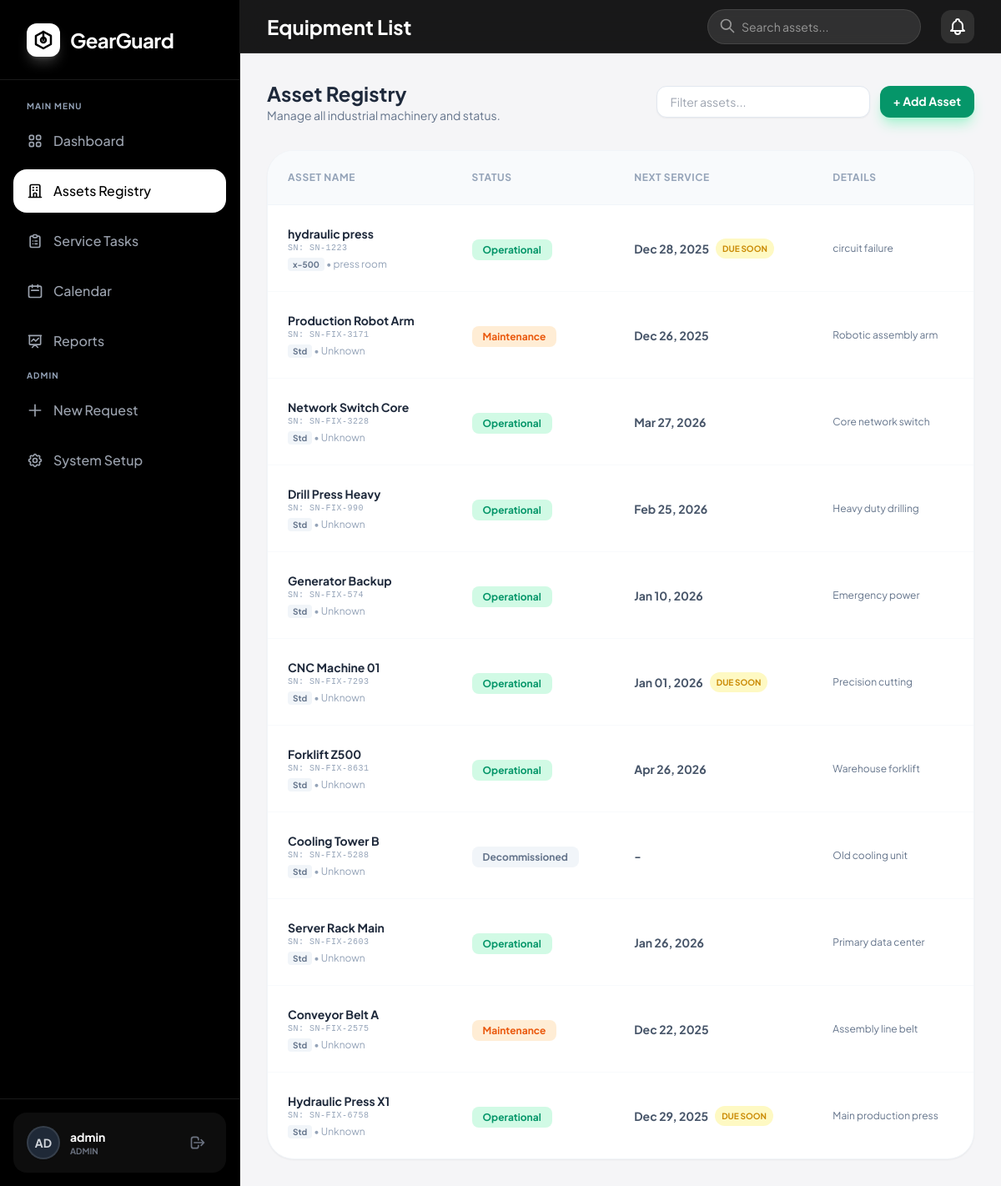
/equipment_list.php (signed in), run on the app's committed database.
### tables this page shows
CREATE TABLE `equipment` (
  `id` int(11) NOT NULL,
  `name` varchar(100) NOT NULL,
  `serial_number` varchar(100) DEFAULT NULL,
  `model` varchar(100) DEFAULT NULL,
  `location` varchar(100) DEFAULT NULL,
  `preferred_tech_id` int(11) DEFAULT NULL,
  `team_id` int(11) DEFAULT NULL,
  `status` enum('Operational','Maintenance','Decommissioned') DEFAULT 'Operational',
  `next_service_date` date DEFAULT NULL,
  `purchase_date` date DEFAULT NULL,
  `description` text DEFAULT NULL
);

### auth.php (called while the page is built, shortened)
<?php
function hasRole($roles)
{
    return isset($_SESSION['role']) && in_array($_SESSION['role'], $roles);
}
?>

### equipment_list.php (the view, shortened to what this page needs)
<?php
include 'db.php';
include 'header.php';
try {
    $assets = $pdo->query("SELECT * FROM equipment ORDER BY id DESC")->fetchAll();
} catch (Exception $e) {
    $assets = [];
}
?>
<div class="flex justify-between items-center mb-8">
    <div>
        <h2 class="text-2xl font-bold text-slate-800">Asset Registry</h2>
        <p class="text-slate-500 text-sm">Manage all industrial machinery and status.</p>
    </div>
    <div class="flex space-x-3">
        <input type="text" id="assetSearch" placeholder="Filter assets..."
            class="border border-slate-200 rounded-xl px-4 py-2 text-sm outline-none focus:border-emerald-500 w-64 shadow-sm bg-white">
        <?php if (hasRole(['Admin'])): ?>
            <a href="add_asset.php"
                class="bg-emerald-600 text-white px-4 py-2 rounded-xl font-bold shadow-lg shadow-emerald-200 hover:bg-emerald-700 transition-all text-sm">
                + Add Asset
            </a>
        <?php endif; ?>
    </div>
</div>
<div class="bg-white rounded-[2rem] shadow-sm border border-slate-100 overflow-hidden">
    <table class="w-full text-left border-collapse">
        <thead class="bg-slate-50 border-b border-slate-100">
            <tr>
                <th class="p-6 text-xs font-bold text-slate-400 uppercase tracking-wider">Asset Name</th>
                <th class="p-6 text-xs font-bold text-slate-400 uppercase tracking-wider">Status</th>
                <th class="p-6 text-xs font-bold text-slate-400 uppercase tracking-wider">Next Service</th>
                <th class="p-6 text-xs font-bold text-slate-400 uppercase tracking-wider">Details</th>
            </tr>
        </thead>
        <tbody id="assetTableBody" class="divide-y divide-slate-50">
            <?php foreach ($assets as $a): ?>
                <?php
                $statusColor = match ($a['status']) {
                    'Operational' => 'bg-emerald-100 text-emerald-600',
                    'Maintenance' => 'bg-orange-100 text-orange-600',
                    'Decommissioned' => 'bg-slate-100 text-slate-500',
                    default => 'bg-slate-100 text-slate-600'
                };
                $alert = '';
                if ($a['status'] == 'Operational' && !empty($a['next_service_date'])) {
                    $today = new DateTime();
                    $serviceDate = new DateTime($a['next_service_date']);
                    $diff = $today->diff($serviceDate)->format("%r%a");
                    if ($diff < 0)
                        $alert = '<span class="ml-2 text-[10px] bg-red-100 text-red-600 px-2 py-0.5 rounded-full font-bold">OVERDUE</span>';
                    elseif ($diff <= 7)
                        $alert = '<span class="ml-2 text-[10px] bg-yellow-100 text-yellow-600 px-2 py-0.5 rounded-full font-bold">DUE SOON</span>';
                }
                ?>
                <tr class="hover:bg-slate-50/50 transition-colors group">
                    <td class="p-6">
                        <div class="font-bold text-slate-800 text-sm asset-name">
                            <a href="asset_details.php?id=<?= $a['id'] ?>" class="hover:text-emerald-600 transition-colors">
                                <?= htmlspecialchars($a['name']) ?>
                            </a>
                        </div>
                        <div class="text-[10px] text-slate-400 font-mono tracking-wider">SN:
                            <?= $a['serial_number'] ?? 'N/A' ?>
                        </div>
                        <div class="text-xs text-slate-500 mt-1">
                            <span
                                class="bg-slate-100 px-1.5 py-0.5 rounded text-[10px] font-bold"><?= htmlspecialchars($a['model'] ?? 'Std') ?></span>
                            <span class="text-slate-400">• <?= htmlspecialchars($a['location'] ?? 'Unknown') ?></span>
                        </div>
                    </td>
                    <td class="p-6">
                        <span class="px-3 py-1 rounded-lg text-xs font-bold border border-transparent <?= $statusColor ?>">
                            <?= $a['status'] ?>
                        </span>
                    </td>
                    <td class="p-6">
                        <div class="text-sm font-bold text-slate-600 flex items-center">
                            <?= $a['next_service_date'] ? date('M d, Y', strtotime($a['next_service_date'])) : '-' ?>
                            <?= $alert ?>
                        </div>
                    </td>
                    <td class="p-6">
                        <p class="text-xs text-slate-500 truncate max-w-xs"><?= htmlspecialchars($a['description']) ?></p>
                    </td>
                </tr>
            <?php endforeach; ?>
        </tbody>
    </table>
</div>
</main>
</div>
</body>
</html>

### header.php (style rules this page uses)
body { font-family: 'Plus Jakarta Sans', sans-serif; background-color: #f5f5f7; color: #1d1d1f; }

### data on the page
equipment: name "hydraulic press", serial_number "SN-1223", model "x-500", location "press room", status "Operational", next_service_date "Dec 28, 2025", shows "DUE SOON", description "circuit failure"
equipment: name "Production Robot Arm", serial_number "SN-FIX-3171", model "Std", location "Unknown", status "Maintenance", next_service_date "Dec 26, 2025", description "Robotic assembly arm"
equipment: name "Network Switch Core", serial_number "SN-FIX-3228", model "Std", location "Unknown", status "Operational", next_service_date "Mar 27, 2026", description "Core network switch"
equipment: name "Drill Press Heavy", serial_number "SN-FIX-990", model "Std", location "Unknown", status "Operational", next_service_date "Feb 25, 2026", description "Heavy duty drilling"
equipment: name "Generator Backup", serial_number "SN-FIX-574", model "Std", location "Unknown", status "Operational", next_service_date "Jan 10, 2026", description "Emergency power"
equipment: name "CNC Machine 01", serial_number "SN-FIX-7293", model "Std", location "Unknown", status "Operational", next_service_date "Jan 01, 2026", shows "DUE SOON", description "Precision cutting"
equipment: name "Forklift Z500", serial_number "SN-FIX-8631", model "Std", location "Unknown", status "Operational", next_service_date "Apr 26, 2026", description "Warehouse forklift"
equipment: name "Cooling Tower B", serial_number "SN-FIX-5288", model "Std", location "Unknown", status "Decommissioned", description "Old cooling unit"
equipment: name "Server Rack Main", serial_number "SN-FIX-2603", model "Std", location "Unknown", status "Operational", next_service_date "Jan 26, 2026", description "Primary data center"
equipment: name "Conveyor Belt A", serial_number "SN-FIX-2575", model "Std", location "Unknown", status "Maintenance", next_service_date "Dec 22, 2025", description "Assembly line belt"
equipment: name "Hydraulic Press X1", serial_number "SN-FIX-6758", model "Std", location "Unknown", status "Operational", next_service_date "Dec 29, 2025", shows "DUE SOON", description "Main production press"

### other printed values
substr($username, 0, 2) "AD"
$username "admin"
$role "ADMIN"
str_replace("_", " ", $page) "Equipment List"
